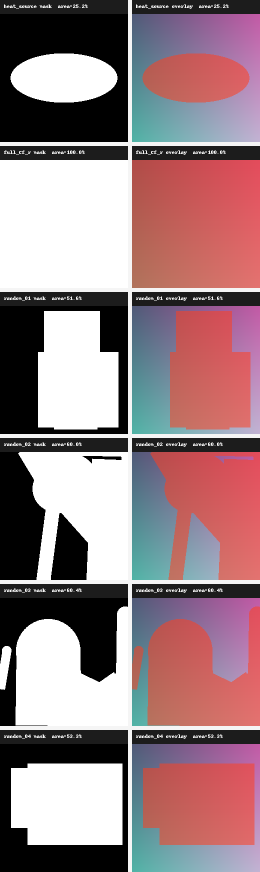
#> input picture outputs/mask_visualization/mask_types_overview.png, 520 x 1744 px (shown at 1/2 size)
$ python visualize_masks.py --image ../outputs/mask_visualization/mask_types_overview.png
#> lines starting #> are read from the running program, lines starting #| are printed output that depends on the picture
import argparse
import sys
from pathlib import Path

import numpy as np
import yaml
from PIL import Image, ImageDraw, ImageFont

PROJECT_ROOT = Path(__file__).resolve().parents[1]
sys.path.insert(0, str(PROJECT_ROOT))


# [7 lines left out: function make_base_image, not called in this run]


def load_base_image(path, size):
#> called with size = 256
    if path is None:
        return make_base_image(size)
    image = Image.open(path).convert("RGB")
#> image is the input picture: PIL image 520x1744 RGB; mean R, G, B 152.8, 126, 130.5
    image = image.resize((size, size), Image.BICUBIC)
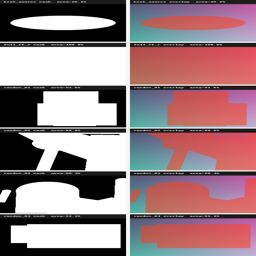
#> image: PIL image 256x256 RGB; mean R, G, B 152.8, 126, 130.5
    return np.array(image)


def make_heat_source_mask(size):
#> (the run stopped early here; a loop or call above may not have finished)
